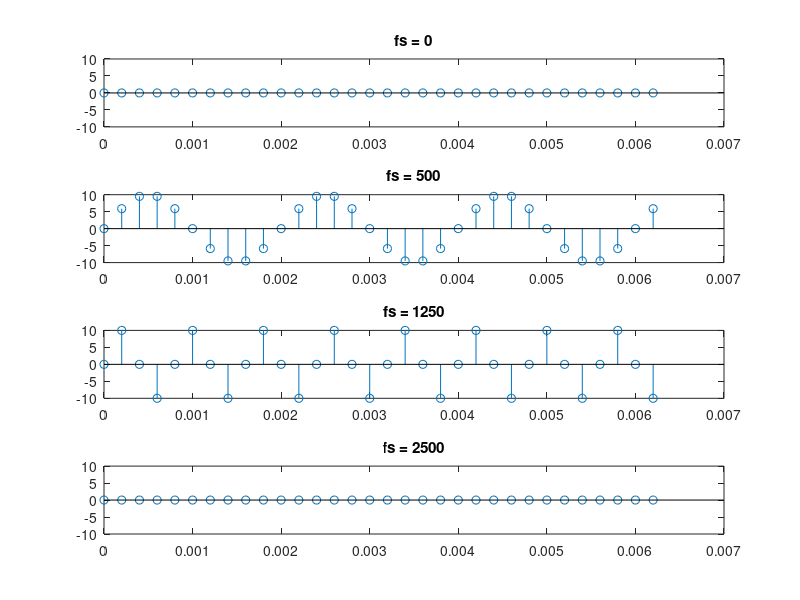
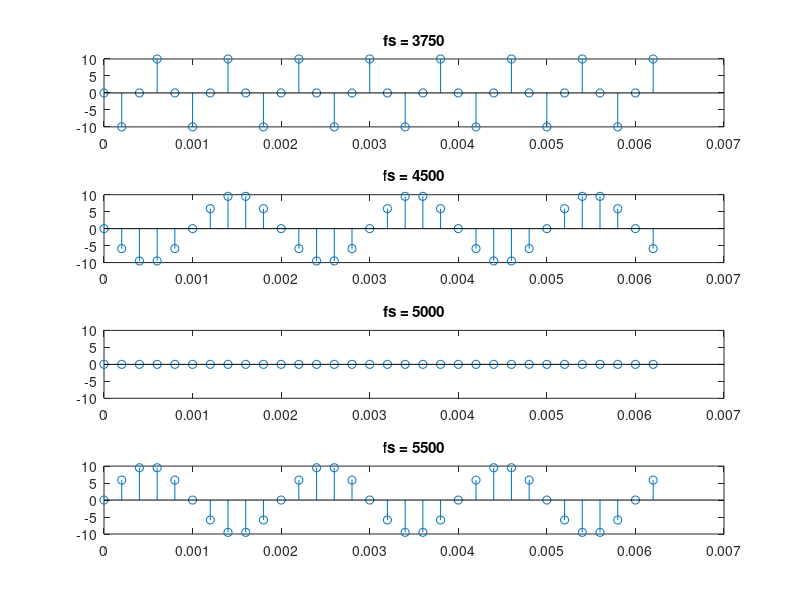

Reproduce these figures in MATLAB, in order.
% Opgave 1
a= 10
b= 0
q= 750
r= 5000
n= 32
T = (n-1)/r
t = linspace(0,T,n)

subplot(4,1,1)
p= 0
x = a*sin(2*pi*p*t)+ b*sin(2*pi*q*t)
stem(t,x)
title('fs = 0')
axis ([0, 7*10^-3, -10, 10])

subplot(4,1,2)
p= 500
x = a*sin(2*pi*p*t)+ b*sin(2*pi*q*t)
stem(t,x)
title('fs = 500')
axis ([0, 7*10^-3, -10, 10])

subplot(4,1,3)
p= 1250
x = a*sin(2*pi*p*t)+ b*sin(2*pi*q*t)
stem(t,x)
title('fs = 1250')
axis ([0, 7*10^-3, -10, 10])

subplot(4,1,4)
p=2500
x = a*sin(2*pi*p*t)+ b*sin(2*pi*q*t)
stem(t,x)
title('fs = 2500')
axis ([0, 7*10^-3, -10, 10])

figure(2)

subplot(4,1,1)
p= 3750
x = a*sin(2*pi*p*t)+ b*sin(2*pi*q*t)
stem(t,x)
title('fs = 3750')
axis ([0, 7*10^-3, -10, 10])

subplot(4,1,2)
p= 4500
x = a*sin(2*pi*p*t)+ b*sin(2*pi*q*t)
stem(t,x)
title('fs = 4500')
axis ([0, 7*10^-3, -10, 10])

subplot(4,1,3)
p= 5000
x = a*sin(2*pi*p*t)+ b*sin(2*pi*q*t)
stem(t,x)
title('fs = 5000')
axis ([0, 7*10^-3, -10, 10])

subplot(4,1,4)
p=5500
x = a*sin(2*pi*p*t)+ b*sin(2*pi*q*t)
stem(t,x)
title('fs = 5500')
axis ([0, 7*10^-3, -10, 10])